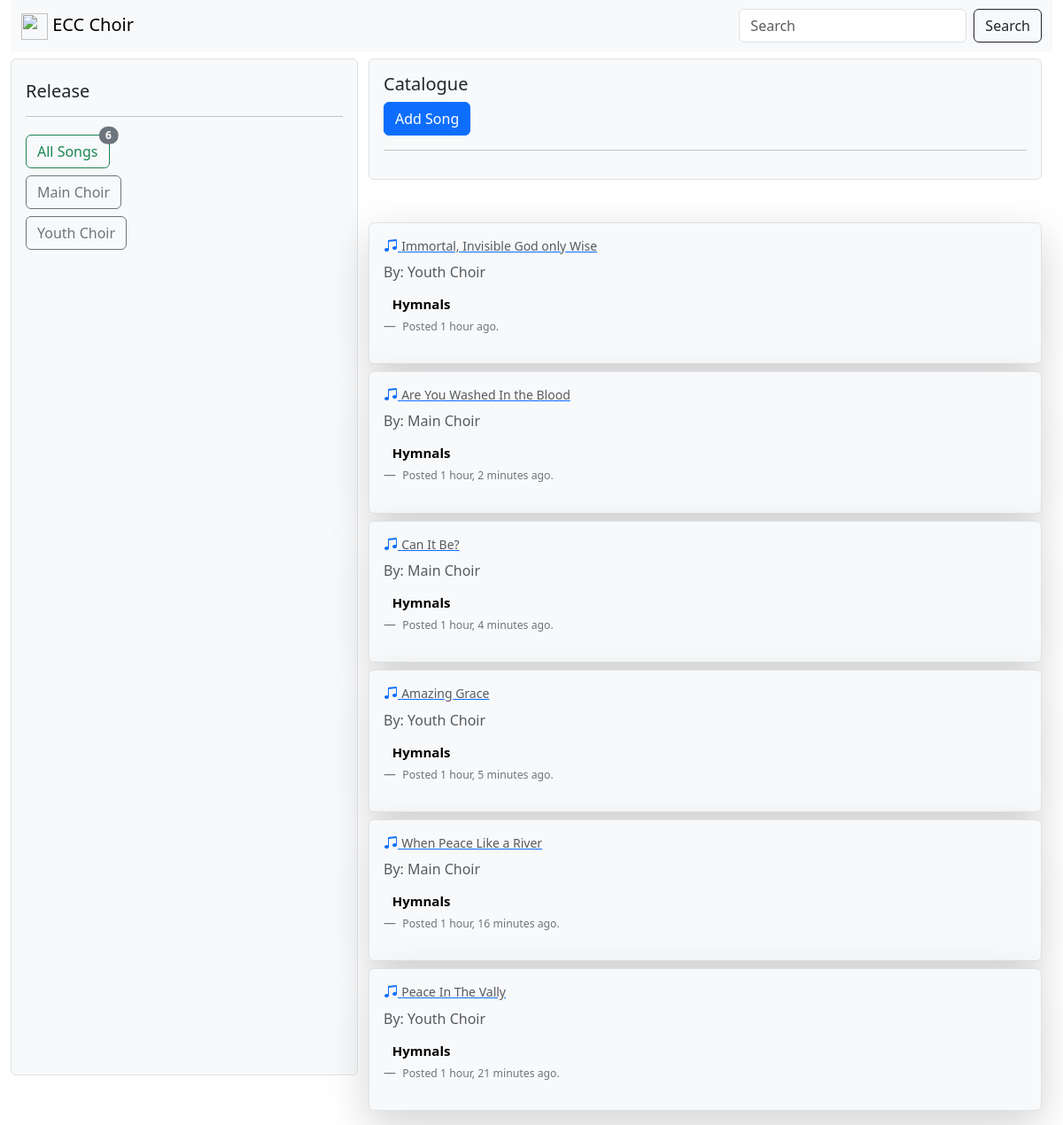
The page / on the database its author committed.
### songs/models.py (models this page shows, shortened)
class Category(models.Model):
    name = models.CharField(max_length=200)
    def __str__(self):
        return self.name

class Song(models.Model):
    name = models.CharField(max_length=200)
    body = models.TextField()
    category = models.ForeignKey(Category, on_delete=models.SET_NULL, null=True)
    album = models.ForeignKey(Album, on_delete=models.SET_NULL, null=True)
    author = models.ForeignKey(User, on_delete=models.SET_NULL, null=True)
    created = models.DateTimeField(auto_now_add=True)
    updated = models.DateTimeField(auto_now=True)
    class Meta:
        ordering = ['-updated', 'created']

class Album(models.Model):
    name = models.CharField(max_length=200)
    category = models.ForeignKey(Category, on_delete=models.SET_NULL, null=True)
    def __str__(self):
        return self.name

### songs/views.py (the view)
# urls.py: 2. Add a URL to urlpatterns:  path('', views.home, name='home')
@csrf_exempt
def home(request):
    q = request.GET.get('q') if request.GET.get('q') != None else ''
    songs = Song.objects.filter(
        Q(category__name__icontains=q)|
        Q(album__name__icontains=q)|
        Q(name__icontains=q)|
        Q(body__icontains=q)
    )
    song_count = Song.objects.all().count()
    categories = Category.objects.all()
    context = {'songs':songs, 'categories':categories, 'song_count':song_count}
    return render(request, 'songs/home.html', context)

### songs/templates/songs/home.html (shortened to what this page needs)
{% extends 'main.html' %}
{% block content %}
    <div class=" container-fluid text-start my-2">
        <div class="row">
            <div class="col-4 ablum-view p-3 mb-5 bg-body-tertiary rounded border boarder-1">
                <h5 class="my-2">Release</h5>
                <hr>
                <a class="btn btn-outline-success my-1 position-relative" href="{% url 'home-page' %}" role="button">
                    All Songs <span class="position-absolute top-0 start-100 translate-middle badge rounded-pill bg-secondary">{{song_count}}</span>
                </a>
                {% for category in categories %}
                    <div>
                        <a class="btn btn-outline-secondary my-1" href="{% url 'home-page' %}?q={{category.name}}" role="button">{{category.name}}</a>
                    </div>
                {% endfor %}
            </div>
            <div class="col-8 songs-view">
                <div class="p-3 mb-5 bg-body-tertiary rounded border boarder-1 " >
                    <h5>Catalogue</h5>
                    <a href="{% url 'add-song' %}">
                        <button type="button" class="btn btn-primary">Add Song</button>
                    </a>
                    <hr>
                </div>
                {% for song in songs %}
                    <div class="shadow-lg p-3 mb-2 bg-body-tertiary rounded border ">
                        <h6>
                            <a href="{% url 'song-page' song.id %}">
                                <i class="bi bi-music-note-beamed"></i>
                                <small class="text-body-secondary">{{song.name}}</small>
                            </a>
                        </h6>  <p class="text-body-secondary my-2">By: {{song.category}}</p>
                        <figure>
                            <blockquote class="blockquote">
                                <span class="badge text-bg-light">{{song.album}}</span>
                            </blockquote>
                            <figcaption class="blockquote-footer">
                                <small>Posted {{song.created|timesince}} ago.</small>
                            </figcaption>
                          </figure>
                    </div>
                {% endfor %}
            </div>
        </div>
    </div>
{% endblock %}

### templates/main.html (shortened to what this page needs)
{% load static %}
<!DOCTYPE html>
<html lang="en">
<head>
    <link href="https://cdn.jsdelivr.net/npm/bootstrap@5.3.0-alpha3/dist/css/bootstrap.min.css" rel="stylesheet">
    <link rel="stylesheet" href="https://cdn.jsdelivr.net/npm/bootstrap-icons@1.10.4/font/bootstrap-icons.css">
</head>
<body>
    <div class="container-fluid">
        {% include 'navbar.html' %}
        {% block content %}
        {% endblock %}
    </div>
</body>
</html>

### templates/navbar.html (shortened to what this page needs)
{% load static %}
<nav class="navbar navbar-expand-lg bg-body-tertiary">
    <div class="container-fluid">
      <a class="navbar-brand" href="{% url 'home-page' %}">
        <img src="https://cdn.adventist.org/adventist-logo/2/symbol/adventist-symbol-circle--black.svg" class="image-fluid" alt="" width="30" height="30">
        ECC Choir
      </a>
      <div class="collapse navbar-collapse" id="navbarSupportedContent">
        <form class="d-flex" role="search" action="{% url 'home-page' %}">
          <input class="form-control me-2" name="q" type="search" placeholder="Search" aria-label="Search">
          <button class="btn btn-outline-dark" type="submit">Search</button>
        </form>
      </div>
    </div>
  </nav>

### rows shown on the page
Category: name "Main Choir"
Category: name "Youth Choir"
Song: name "Immortal, Invisible God only Wise", category "Youth Choir", album "Hymnals", created "1 hour"
Song: name "Are You Washed In the Blood", category "Main Choir", album "Hymnals", created "1 hour, 2 minutes"
Song: name "Can It Be?", category "Main Choir", album "Hymnals", created "1 hour, 4 minutes"
Song: name "Amazing Grace", category "Youth Choir", album "Hymnals", created "1 hour, 5 minutes"
Song: name "When Peace Like a River", category "Main Choir", album "Hymnals", created "1 hour, 16 minutes"
Song: name "Peace In The Vally", category "Youth Choir", album "Hymnals", created "1 hour, 21 minutes"

### other values the page prints
{{ song_count }} "6"
